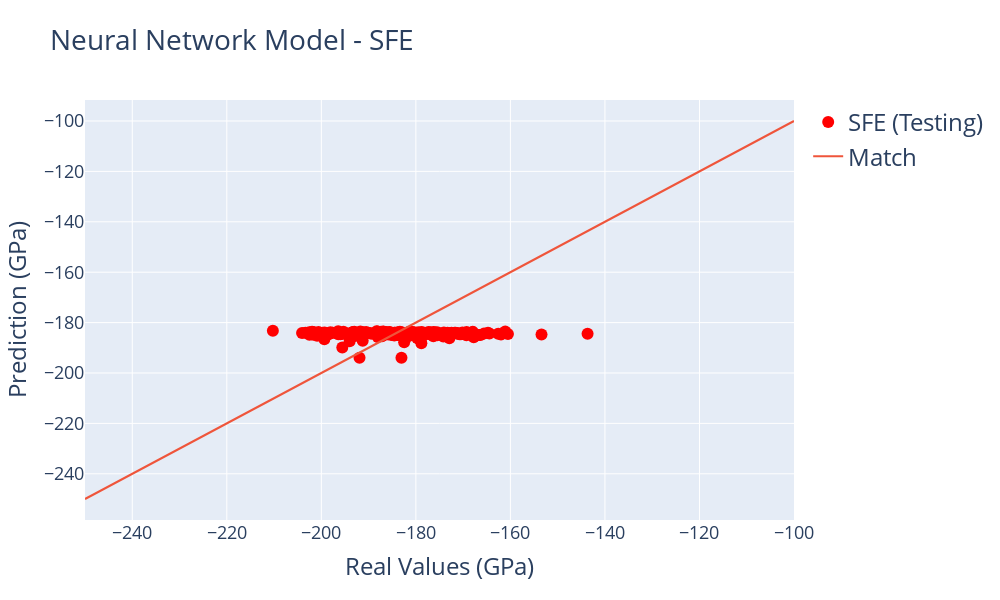

Notebook code cell kept with this figure:
### Code cell
import plotly
import plotly.graph_objs as go
from plotly.offline import iplot

plotly.offline.init_notebook_mode(connected=True)

layout0= go.Layout(title=go.layout.Title(text="Neural Network Model - SFE", font=dict(size=28)), hovermode= 'closest', width = 1000, height=600, showlegend=True,  # Hovermode establishes the way the labels that appear when you hover are arranged # Establishing a square plot width=height
    xaxis= dict(title=go.layout.xaxis.Title(text='Real Values (GPa)', font=dict(size=24)), zeroline= False, gridwidth= 1, tickfont=dict(size=18)), # Axis Titles. Removing the X-axis Mark. Adding a Grid
    yaxis= dict(title=go.layout.yaxis.Title(text='Prediction (GPa)', font=dict(size=24)), zeroline= False, gridwidth= 1, tickfont=dict(size=18)), # Axis Titles. Removing the Y-axis Mark. Adding a Grid
    legend=dict(font=dict(size=24))) # Adding a legend

trace0 = go.Scatter(x = y_data, y = predictions_pca, mode = 'markers', marker= dict(size= 12, color= 'blue'),  name = 'SFE (Training)')
trace1 = go.Scatter(x = y_test_pca, y = test_predictions_pca, mode = 'markers', marker= dict(size= 12, color= 'red'),  name = 'SFE (Testing)')
trace2 = go.Scatter(x = [-250,-100], y = [-250,-100], mode = 'lines', name = "Match") # This trace is the line X = Y which would indicate that the Prediction equals the real value

data = [trace1, trace2]
fig= go.Figure(data, layout=layout0)
iplot(fig)

### Figure 1 — Plotly figure (JSON) as saved in the notebook; plotly's stock layout.template omitted (floating-point values rounded to 4 significant figures; data arrays with more than 128 entries replaced by an {"elided": "..."} marker saying what was removed)
{"data": [{"marker": {"color": "red", "size": 12}, "mode": "markers", "name": "SFE (Testing)", "type": "scatter", "x": {"elided": "200 float values"}, "y": {"elided": "200 float values"}}, {"mode": "lines", "name": "Match", "type": "scatter", "x": [-250, -100], "y": [-250, -100]}], "layout": {"height": 600, "hovermode": "closest", "legend": {"font": {"size": 24}}, "showlegend": true, "title": {"font": {"size": 28}, "text": "Neural Network Model - SFE"}, "width": 1000, "xaxis": {"gridwidth": 1, "tickfont": {"size": 18}, "title": {"font": {"size": 24}, "text": "Real Values (GPa)"}, "zeroline": false}, "yaxis": {"gridwidth": 1, "tickfont": {"size": 18}, "title": {"font": {"size": 24}, "text": "Prediction (GPa)"}, "zeroline": false}}}
